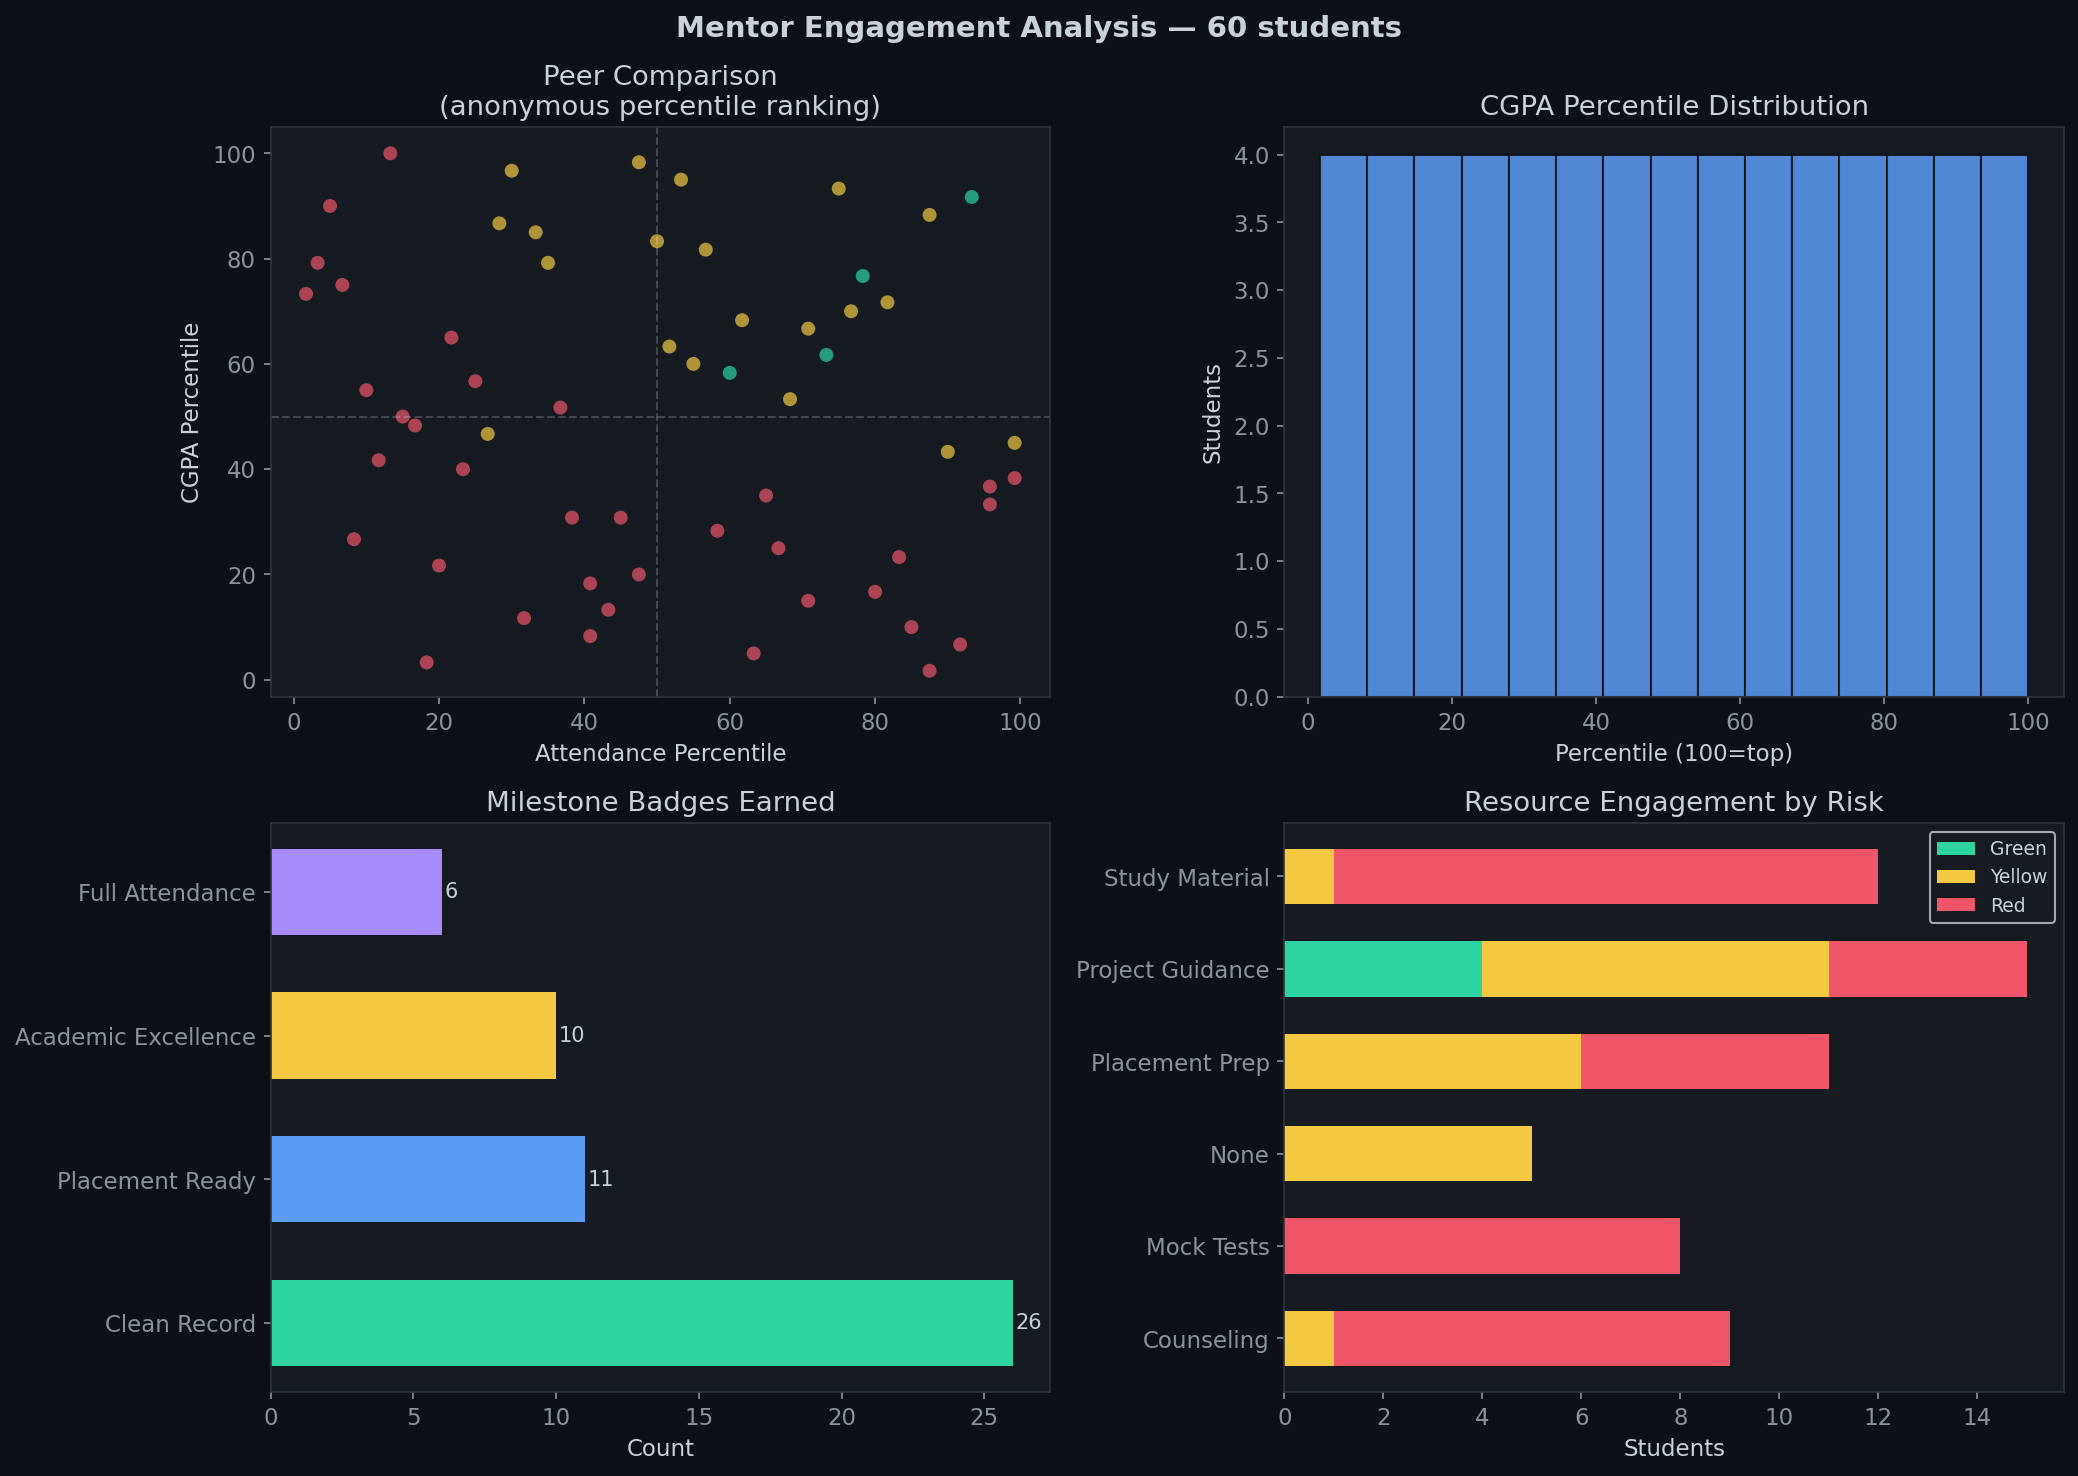

Source code (Python):
# ============================================================
# mentor_engagement_analysis.py
# HOW TO RUN: python mentor_engagement_analysis.py
# SHOWS: peer comparison, badges, skill log, resource engagement
# ============================================================

import matplotlib
matplotlib.use("Agg")
import matplotlib.pyplot as plt
import numpy as np
from data_loader import load_students, GREEN, YELLOW, RED, BLUE, PURPLE, CHART_STYLE

plt.style.use("dark_background")
plt.rcParams.update(CHART_STYLE)

print("=" * 55)
print("  MENTOR ENGAGEMENT ANALYSIS — MentorX")
print("=" * 55)

df, status = load_students()
print(f"Data: {status} | Students: {len(df)}\n")

# ── Peer Comparison ──
df["cgpa_percentile"]       = df["cgpa"].rank(pct=True).round(3)*100
df["attendance_percentile"] = df["attendance"].rank(pct=True).round(3)*100
df["overall_score"]         = df["cgpa"]/10*0.6 + df["attendance"]/100*0.4
df["overall_rank"]          = df["overall_score"].rank(ascending=False).astype(int)

print("Top 5 by rank (anonymous):")
top5=df.nsmallest(5,"overall_rank")[["overall_rank","cgpa","attendance","cgpa_percentile"]]
print(top5.to_string(index=False))

# ── Auto Badges ──
badge_rows=[]
for _,row in df.iterrows():
    if row["cgpa"]>=8.5:     badge_rows.append({"name":row["name"],"badge":"Academic Excellence"})
    if row["attendance"]>=95:badge_rows.append({"name":row["name"],"badge":"Full Attendance"})
    if row.get("placement_status","")=="Placed":
                             badge_rows.append({"name":row["name"],"badge":"Placement Ready"})
    if row["cgpa"]>=7.0 and row["backlog_count"]==0:
                             badge_rows.append({"name":row["name"],"badge":"Clean Record"})

import pandas as pd
badges_df=pd.DataFrame(badge_rows) if badge_rows else pd.DataFrame(columns=["name","badge"])
print(f"\nAuto-assigned badges: {len(badges_df)}")
if not badges_df.empty:
    print(badges_df["badge"].value_counts().to_string())

students_no_badge=len(df)-df["name"].isin(badges_df["name"].unique()).sum() if not badges_df.empty else len(df)
print(f"\nStudents with no badges: {students_no_badge} → mentor should encourage these!")

# ── Charts ──
print("\nGenerating charts...")
fig,axes=plt.subplots(2,2,figsize=(14,10))
fig.suptitle(f"Mentor Engagement Analysis — {len(df)} students",fontsize=14,color="#c9d1d9",fontweight="bold")

# Chart 1: Peer comparison scatter
sc=[{"Green":GREEN,"Yellow":YELLOW,"Red":RED}[r] for r in df["risk_level"]]
axes[0,0].scatter(df["attendance_percentile"],df["cgpa_percentile"],
                  c=sc,alpha=0.7,s=45,edgecolors="none")
axes[0,0].axvline(50,color="white",linestyle="--",alpha=0.2,lw=1)
axes[0,0].axhline(50,color="white",linestyle="--",alpha=0.2,lw=1)
axes[0,0].set_title("Peer Comparison\n(anonymous percentile ranking)",color="#c9d1d9")
axes[0,0].set_xlabel("Attendance Percentile"); axes[0,0].set_ylabel("CGPA Percentile")

# Chart 2: CGPA percentile distribution
axes[0,1].hist(df["cgpa_percentile"],bins=min(15,len(df)),color=BLUE,edgecolor="#0d1117",alpha=0.85)
axes[0,1].set_title("CGPA Percentile Distribution",color="#c9d1d9")
axes[0,1].set_xlabel("Percentile (100=top)"); axes[0,1].set_ylabel("Students")

# Chart 3: Badge distribution
if not badges_df.empty:
    bc_=badges_df["badge"].value_counts()
    axes[1,0].barh(bc_.index,bc_.values,color=[GREEN,BLUE,YELLOW,PURPLE],edgecolor="none",height=0.6)
    for i,val in enumerate(bc_.values):
        axes[1,0].text(val+0.1,i,str(val),va="center",color="#c9d1d9",fontsize=10)
    axes[1,0].set_title("Milestone Badges Earned",color="#c9d1d9"); axes[1,0].set_xlabel("Count")
else:
    axes[1,0].text(0.5,0.5,"No badges yet",ha="center",va="center",
                   color="#8b949e",fontsize=13,transform=axes[1,0].transAxes)
    axes[1,0].set_title("Milestone Badges",color="#c9d1d9")

# Chart 4: Resource engagement by risk
rr=df.groupby(["resource_needed","risk_level"]).size().unstack(fill_value=0)
for col in ["Green","Yellow","Red"]:
    if col not in rr.columns: rr[col]=0
rr=rr[["Green","Yellow","Red"]]
bottom=np.zeros(len(rr))
for risk,color in [("Green",GREEN),("Yellow",YELLOW),("Red",RED)]:
    axes[1,1].barh(rr.index,rr[risk],left=bottom,color=color,
                   edgecolor="none",label=risk,height=0.6)
    bottom+=rr[risk].values
axes[1,1].set_title("Resource Engagement by Risk",color="#c9d1d9")
axes[1,1].set_xlabel("Students")
axes[1,1].legend(facecolor="#161b22",labelcolor="#c9d1d9",fontsize=9)

plt.tight_layout()
plt.savefig("mentor_engagement_analysis.png",dpi=150,bbox_inches="tight")
print("Saved → mentor_engagement_analysis.png")
plt.show()
